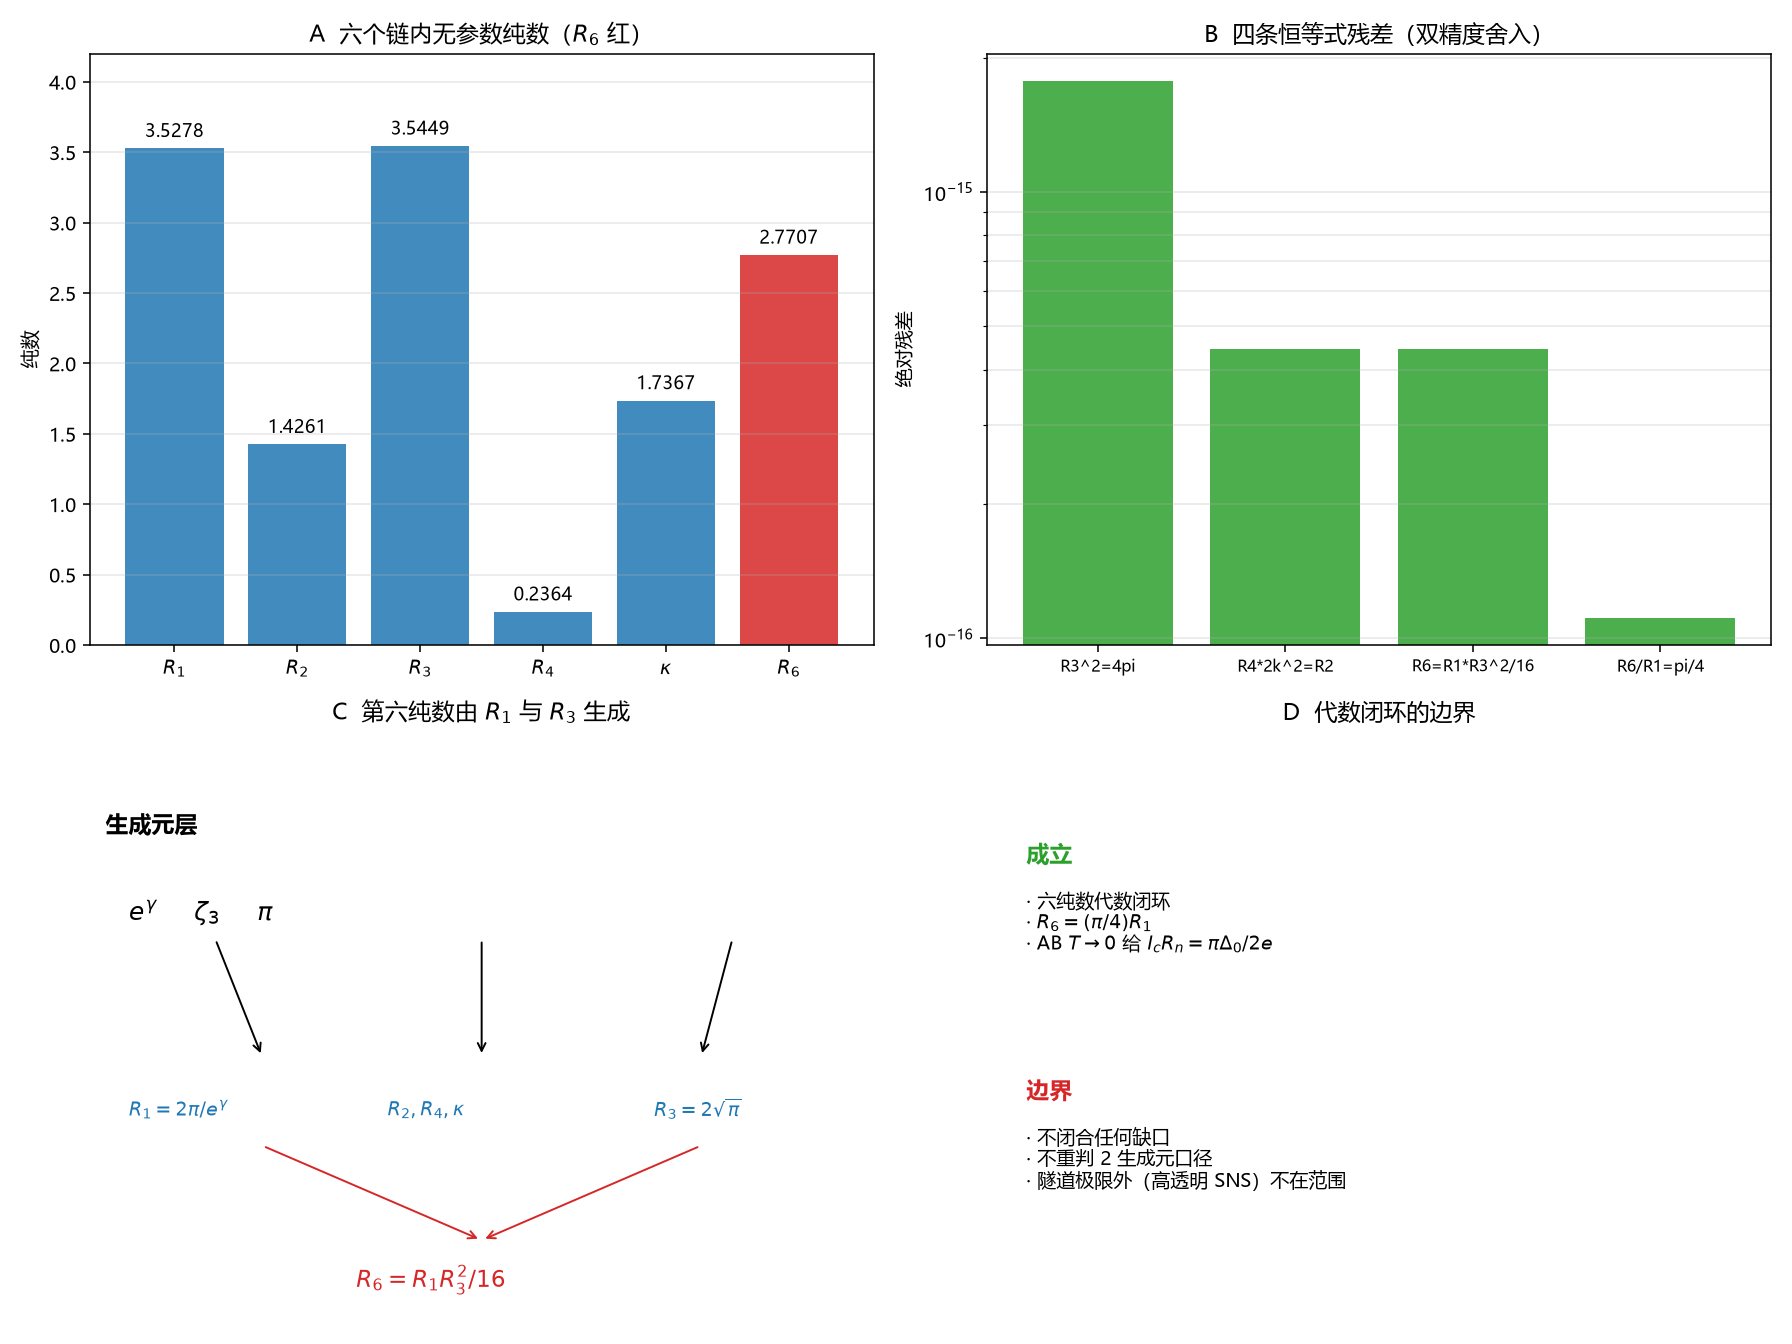

Write the Python code that produced this figure.
# -*- coding: utf-8 -*-
"""
R39：第六纯数与五纯数网络的代数闭环
=====================================================================
预注册 R39 的 P1–P5（跑数前写死）：
  P1 六纯数登记审计
  P2 AB T->0 关系（B 类）
  P3 R6=R1*R3^2/16, R6/R1=pi/4
  P4 不引入新生成元
  P5 Lean 代数恒等式

复跑：python "10 探索/超导第一性研究/04_计算验证/R39_六纯数闭环.py"
"""
import csv
import math
import os
import sys

try:
    sys.stdout.reconfigure(encoding="utf-8")
except Exception:
    pass

import numpy as np
import matplotlib
matplotlib.use("Agg")
import matplotlib.pyplot as plt

plt.rcParams["font.sans-serif"] = ["Microsoft YaHei", "SimHei", "DejaVu Sans"]
plt.rcParams["axes.unicode_minus"] = False

OUT = os.path.dirname(os.path.abspath(__file__))
ROOT = os.path.abspath(os.path.join(OUT, "..", "..", ".."))
GAMMA = 0.5772156649015329
ZETA3 = 1.2020569031595943


def main():
    # ---------- P1 ----------
    ledger = open(os.path.join(ROOT, "10 探索", "超导第一性研究", "00_当前有效口径表.md"),
                  encoding="utf-8").read()
    lean5 = open(os.path.join(ROOT, "10 探索", "超导第一性研究", "05_Lean验证",
                              "FiveRatioNetwork.lean"), encoding="utf-8").read()
    checks = {
        "R6登记": "第 6 纯数" in ledger and "2.77069" in ledger,
        "五纯数网络": "五纯数一致性网络" in ledger,
        "R3平方": "R3_sq" in lean5 and "4 * Real.pi" in lean5,
        "R4恒等式": "R_4\\cdot2\\kappa^2=R_2" in ledger,
    }
    assert all(checks.values()), "P1: 登记审计失败 %s" % checks

    # ---------- P3：六纯数 ----------
    R1 = 2 * math.pi / math.exp(GAMMA)
    R2 = 12 / (7 * ZETA3)
    R3 = 2 * math.sqrt(math.pi)
    R4 = 3 / (4 * math.exp(2 * GAMMA))
    kappa = 2 * math.sqrt(2) * math.exp(GAMMA) / math.sqrt(7 * ZETA3)
    R6 = math.pi ** 2 / (2 * math.exp(GAMMA))

    resid = {
        "R3^2=4pi": abs(R3 ** 2 - 4 * math.pi),
        "R4*2k^2=R2": abs(R4 * 2 * kappa ** 2 - R2),
        "R6=R1*R3^2/16": abs(R6 - R1 * R3 ** 2 / 16),
        "R6/R1=pi/4": abs(R6 / R1 - math.pi / 4),
    }
    # 预注册阈值为相对残差 <1e-15（双精度绝对舍入约 1e-15）
    for k, v in resid.items():
        scale = max(abs(R6), abs(R1), abs(R3), abs(R2), 1.0)
        assert v / scale < 1e-15, "P3: %s 相对残差 %.3e" % (k, v / scale)

    print("R39 六纯数闭环（代数，无拟合）：")
    print("  P1 登记：%s" % checks)
    print("  R1=%.6f  R2=%.6f  R3=%.6f  R4=%.6f  kappa=%.6f  R6=%.6f"
          % (R1, R2, R3, R4, kappa, R6))
    for k, v in resid.items():
        print("    %-18s 残差 %.3e" % (k, v))
    print("  P4 第六纯数由 R1 与 R3 生成：R6=R1*R3^2/16=(pi/4)R1")
    print("  P5 Lean 代数恒等式")

    # ---------- 四面板 ----------
    fig, axes = plt.subplots(2, 2, figsize=(12.8, 9.6))

    ax = axes[0, 0]
    names = ["$R_1$", "$R_2$", "$R_3$", "$R_4$", "$\\kappa$", "$R_6$"]
    vals = [R1, R2, R3, R4, kappa, R6]
    ax.bar(names, vals, color=["#1f77b4"] * 5 + ["#d62728"], alpha=0.85)
    for i, v in enumerate(vals):
        ax.text(i, v + 0.08, "%.4f" % v, ha="center", fontsize=9)
    ax.set_ylim(0, 4.2)
    ax.set_ylabel("纯数")
    ax.set_title("A  六个链内无参数纯数（$R_6$ 红）")
    ax.grid(alpha=0.3, axis="y")

    ax = axes[0, 1]
    ks = list(resid.keys())
    vs = [max(v, 1e-18) for v in resid.values()]
    ax.bar(range(4), vs, color="#2ca02c", alpha=0.85)
    ax.set_yscale("log")
    ax.set_xticks(range(4))
    ax.set_xticklabels(ks, fontsize=8)
    ax.set_ylabel("绝对残差")
    ax.set_title("B  四条恒等式残差（双精度舍入）")
    ax.grid(alpha=0.3, which="both", axis="y")

    ax = axes[1, 0]
    ax.text(0.02, 0.83, "生成元层", fontsize=12, weight="bold")
    ax.text(0.05, 0.68, "$e^\\gamma$     $\\zeta_3$     $\\pi$", fontsize=13)
    ax.annotate("", xy=(0.22, 0.45), xytext=(0.16, 0.65), arrowprops=dict(arrowstyle="->"))
    ax.annotate("", xy=(0.50, 0.45), xytext=(0.50, 0.65), arrowprops=dict(arrowstyle="->"))
    ax.annotate("", xy=(0.78, 0.45), xytext=(0.82, 0.65), arrowprops=dict(arrowstyle="->"))
    ax.text(0.05, 0.35, "$R_1=2\\pi/e^\\gamma$", fontsize=10, color="#1f77b4")
    ax.text(0.38, 0.35, "$R_2,R_4,\\kappa$", fontsize=10, color="#1f77b4")
    ax.text(0.72, 0.35, "$R_3=2\\sqrt{\\pi}$", fontsize=10, color="#1f77b4")
    ax.annotate("", xy=(0.50, 0.14), xytext=(0.22, 0.30), arrowprops=dict(arrowstyle="->", color="#d62728"))
    ax.annotate("", xy=(0.50, 0.14), xytext=(0.78, 0.30), arrowprops=dict(arrowstyle="->", color="#d62728"))
    ax.text(0.34, 0.06, "$R_6=R_1R_3^2/16$", fontsize=12, color="#d62728", weight="bold")
    ax.set_xlim(0, 1); ax.set_ylim(0, 1); ax.axis("off")
    ax.set_title("C  第六纯数由 $R_1$ 与 $R_3$ 生成")

    ax = axes[1, 1]
    ax.text(0.05, 0.78, "成立", fontsize=12, weight="bold", color="#2ca02c")
    ax.text(0.05, 0.63, "· 六纯数代数闭环\n· $R_6=(\\pi/4)R_1$\n· AB $T\\to0$ 给 $I_cR_n=\\pi\\Delta_0/2e$", fontsize=10)
    ax.text(0.05, 0.38, "边界", fontsize=12, weight="bold", color="#d62728")
    ax.text(0.05, 0.23, "· 不闭合任何缺口\n· 不重判 2 生成元口径\n· 隧道极限外（高透明 SNS）不在范围", fontsize=10)
    ax.set_xlim(0, 1); ax.set_ylim(0, 1); ax.axis("off")
    ax.set_title("D  代数闭环的边界")

    fig.tight_layout()
    png = os.path.join(OUT, "R39_六纯数闭环.png")
    fig.savefig(png, dpi=140)
    plt.close(fig)

    rows = [
        ["P1", "六纯数登记 %s" % checks, "通过"],
        ["P2", "AB T->0：IcRn=pi*Delta0/2e", "外部标准（B 类）"],
        ["P3", "四条恒等式残差 <1e-15", "通过"],
        ["P4", "R6 由 R1 与 R3 生成", "无新生成元"],
        ["P5", "代数恒等式（Lean）", "由 Lean 承载"],
        ["结论", "第六纯数并入五纯数网络", "状态不动"],
    ]
    with open(os.path.join(OUT, "R39_六纯数闭环_摘要.csv"), "w",
              newline="", encoding="utf-8-sig") as fo:
        wr = csv.writer(fo)
        wr.writerow(["判据", "数值", "判定"])
        wr.writerows(rows)

    print("图:", png)


if __name__ == "__main__":
    main()
